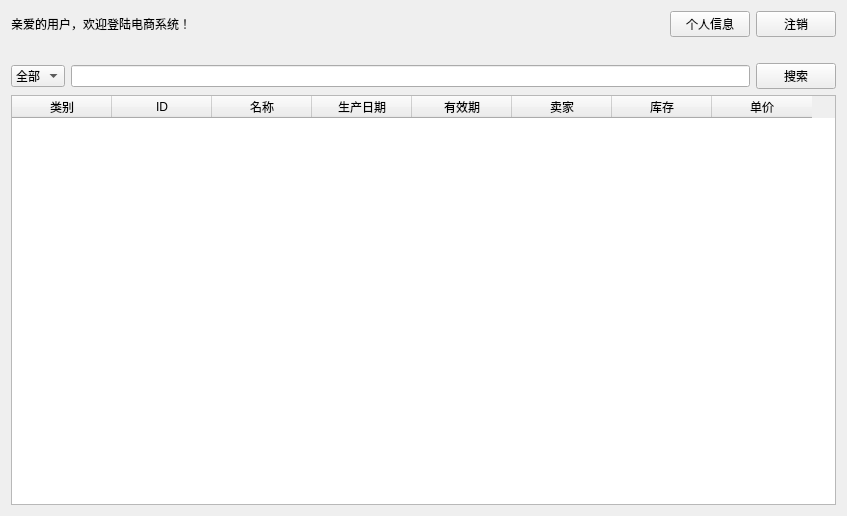
<?xml version="1.0" encoding="UTF-8"?>
<ui version="4.0">
 <class>UserWindowClass</class>
 <widget class="QWidget" name="UserWindowClass">
  <property name="geometry">
   <rect>
    <x>0</x>
    <y>0</y>
    <width>847</width>
    <height>516</height>
   </rect>
  </property>
  <property name="sizePolicy">
   <sizepolicy hsizetype="Fixed" vsizetype="Preferred">
    <horstretch>0</horstretch>
    <verstretch>0</verstretch>
   </sizepolicy>
  </property>
  <property name="windowTitle">
   <string>用户窗口</string>
  </property>
  <layout class="QGridLayout" name="gridLayout">
   <item row="0" column="0">
    <layout class="QVBoxLayout" name="verticalLayout">
     <item>
      <layout class="QHBoxLayout" name="horizontalLayout_1">
       <item>
        <widget class="QLabel" name="welcomeLabel">
         <property name="text">
          <string>亲爱的用户，欢迎登陆电商系统！</string>
         </property>
        </widget>
       </item>
       <item>
        <spacer name="horizontalSpacer">
         <property name="orientation">
          <enum>Qt::Horizontal</enum>
         </property>
         <property name="sizeHint" stdset="0">
          <size>
           <width>40</width>
           <height>20</height>
          </size>
         </property>
        </spacer>
       </item>
       <item>
        <widget class="QPushButton" name="infoButton">
         <property name="text">
          <string>个人信息</string>
         </property>
        </widget>
       </item>
       <item>
        <widget class="QPushButton" name="logOutButton">
         <property name="text">
          <string>注销</string>
         </property>
        </widget>
       </item>
      </layout>
     </item>
     <item>
      <widget class="QLabel" name="banner">
       <property name="text">
        <string/>
       </property>
      </widget>
     </item>
     <item>
      <layout class="QHBoxLayout" name="horizontalLayout_4">
       <item>
        <widget class="QComboBox" name="typeBox">
         <item>
          <property name="text">
           <string>全部</string>
          </property>
         </item>
         <item>
          <property name="text">
           <string>食品</string>
          </property>
         </item>
         <item>
          <property name="text">
           <string>电子</string>
          </property>
         </item>
         <item>
          <property name="text">
           <string>生活</string>
          </property>
         </item>
        </widget>
       </item>
       <item>
        <widget class="QLineEdit" name="searchInput"/>
       </item>
       <item>
        <widget class="QPushButton" name="searchButton">
         <property name="text">
          <string>搜索</string>
         </property>
        </widget>
       </item>
      </layout>
     </item>
     <item>
      <widget class="QTableWidget" name="itemTableWidget">
       <column>
        <property name="text">
         <string>类别</string>
        </property>
       </column>
       <column>
        <property name="text">
         <string>ID</string>
        </property>
       </column>
       <column>
        <property name="text">
         <string>名称</string>
        </property>
       </column>
       <column>
        <property name="text">
         <string>生产日期</string>
        </property>
       </column>
       <column>
        <property name="text">
         <string>有效期</string>
        </property>
       </column>
       <column>
        <property name="text">
         <string>卖家</string>
        </property>
       </column>
       <column>
        <property name="text">
         <string>库存</string>
        </property>
       </column>
       <column>
        <property name="text">
         <string>单价</string>
        </property>
       </column>
      </widget>
     </item>
    </layout>
   </item>
  </layout>
 </widget>
 <layoutdefault spacing="6" margin="11"/>
 <resources>
  <include location="userwindow.qrc"/>
 </resources>
 <connections/>
</ui>
